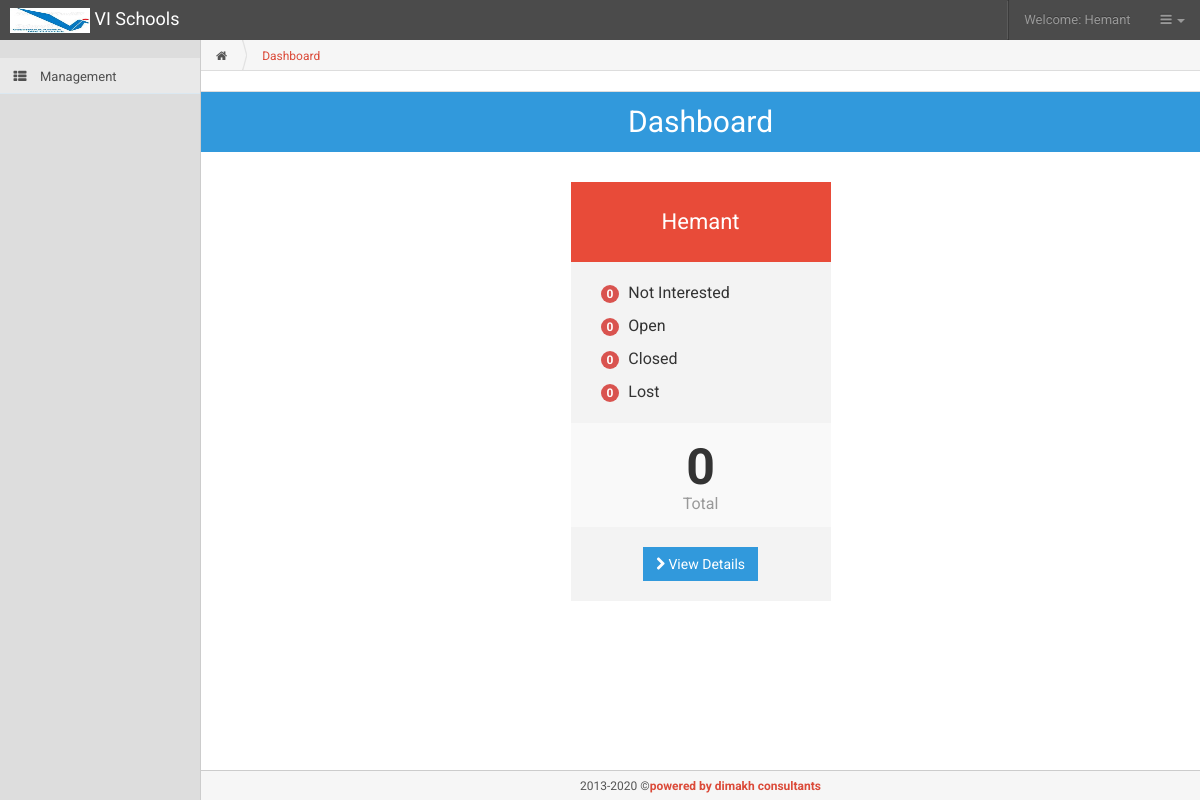
Screenshot of /dashboard-user.php (signed in) with the database file from the repository.
### tables this page shows
CREATE TABLE IF NOT EXISTS `tbl_manager` (
  `Id` int(11) NOT NULL AUTO_INCREMENT,
  `Email` varchar(255) NOT NULL,
  `Password` varchar(100) NOT NULL,
  `Name` varchar(100) NOT NULL,
  `ContactNumber` varchar(100) NOT NULL,
  `AccessLevel` varchar(50) NOT NULL,
  `DisplayStatus` enum('Active','Deactive') NOT NULL,
  `LastAccessTime` datetime NOT NULL,
  `RegTime` datetime NOT NULL,
  PRIMARY KEY (`Id`)
);

CREATE TABLE IF NOT EXISTS `tbl_site_codes` (
  `Id` int(10) NOT NULL AUTO_INCREMENT,
  `Category` varchar(50) DEFAULT NULL,
  `Key` varchar(50) DEFAULT NULL,
  `Value` varchar(255) DEFAULT NULL,
  PRIMARY KEY (`Id`)
);

### phpincludes/GenericClass.php (called while the page is built, shortened)
<?php
class GenericClass
{
	public $tableName;
	public function __construct($tableName)
	{
		$this->tableName=$tableName;
		$res=mysql_query("SELECT * FROM ".$this->tableName);
		for($i=0;$i<mysql_num_fields($res);$i++)
			$this->columnsArray[mysql_field_name($res,$i)]="";
	}
	public function removeSlashes($arr)
	{
		foreach($arr as $key => $value)
			$arr[$key]=stripslashes($value);
		return $arr;
	}
	public function getDatalimited($arr,$whc,$status)
	{
		$arrData=null;
		$qry="SELECT {$arr} FROM " . $this->tableName.$whc;
        $result = mysql_query($qry) or die(mysql_error());
		if ($result)
		{
			$i=0;
			while($arr=mysql_fetch_assoc($result))
				$arrData[$i++]=$this->removeSlashes($arr);
		}
		return $arrData;
	}
}
?>

### dashboard-user.php (the view, shortened to what this page needs)
<!DOCTYPE html>
 <html class="no-js">
    <head>
        <link rel="stylesheet" href="css/bootstrap.css">
        <link rel="stylesheet" href="css/plugins.css">
        <link rel="stylesheet" href="css/main.css">
        <link rel="stylesheet" href="css/themes.css">
    </head>
    <body onLoad="javascript:document.frm.srch_Ticket_Id.focus();">
        <div id="page-container">
            <header class="navbar navbar-inverse">
                <?php include("./includes/logo.php"); ?>
                 <ul id="widgets" class="navbar-nav-custom pull-right">
                    	<?php include("./includes/header.php"); ?>
                </ul>
            </header>
            <div id="inner-container">
                <aside id="page-sidebar" class="collapse navbar-collapse navbar-main-collapse">
                    <?php
						include("./includes/super-admin-left-panel.php");
					?>
                </aside>
                <form name="frm" method="post">
                	<div id="page-content">
                    <ul id="nav-info" class="clearfix">
                        <li><a href="dashboard.php?I=1"><i class="icon-home"></i></a></li>
                        <li class="active"><a href="javascript:void(0)">Dashboard</a></li>
                    </ul>
                    <h2 class="page-header text-center">Dashboard</h2>
					<div class="price-tables">
                        <?php
							$objSiteCodes=new GenericClass("tbl_site_codes");
							$objTotalCnt=new GenericClass("tbl_enquiry");
							$objExecutive=new GenericClass("tbl_manager");
                            $arrExecutive=$objExecutive->getDatalimited("Id,Name"," where Id = ".$_SESSION['objLogin']->Id,false);
							foreach($arrExecutive as $Executive)
							{
								?>
                                	<div class="plan">
                                        <h3 class="plan-header"><?=ucfirst($Executive['Name'])?></h3>
                                        <ul class="icons-ul">
                                        	<?php
												$ArrSiteCodes=$objSiteCodes->getDatalimited("*"," where Category = 'Enquiry Status' ORDER BY `Id` ",false);
												foreach($ArrSiteCodes as $SiteCodes)
												{
													if($SiteCodes['Key']=='Canceled')
                                                        $class = "inverse";
                                                    else if($SiteCodes['Key']=='Undecided')
                                                        $class = "warning";
                                                    else if($SiteCodes['Key']=='Confirmed')
                                                        $class = "success";
                                                    else if($SiteCodes['Key']=='Positive')
                                                        $class = "info";
                                                    else if($SiteCodes['Key']=='Fresh')
                                                        $class = "default";
                                                    else if($SiteCodes['Key']=='Not Eligible')
                                                        $class = "primary-new";
													else if($SiteCodes['Key']=='Not Interested')
                                                       $class = "danger";
													?>
                                                    	<li>
                                                            <a href="javascript:ViewExecutiveEnquiryDetails('<?=$Executive['Id']?>','<?=$SiteCodes['Id']?>','./manage-enquiry.php?I=4');" data-toggle="tooltip" title="Click to view details">
                                                            	<span class="badge badge-<?=$class?>">
                                                                	<?php
																	if($_SESSION['objLogin']->AccessLevel=="Admin"){
																		$ArrCnt=$objTotalCnt->getDatalimited("COUNT(Id) AS cnt"," WHERE Id!=0 and AssignedTo = ".$Executive['Id']." AND Status = '".$SiteCodes['Id']."' ",false);
																	}else{
																  $ArrCnt=$objTotalCnt->getDatalimited("COUNT(Id) AS cnt"," WHERE Id!=0 and AssignedTo = ".$Executive['Id']." AND Status = '".$SiteCodes['Id']."' and (Type IS NULL or Type!=38) ",false);
																	}
                                                                    $rowTotal = $rowTotal + $ArrCnt[0]['cnt'];
                                                                    echo $ArrCnt[0]['cnt'];
                                                                	?>
                                                            	</span>
                                                            </a>
                                                        	<?=$SiteCodes['Key']?>
                                                        </li>
                                                    <?php
												}
											?>
                                        </ul>
                                        <h1><?php echo $rowTotal; $rowTotal = ''; ?> <small>Total</small></h1>
                                        <a href="javascript:ExecutiveEnquiryDetails('<?=$Executive['Id']?>', './manage-enquiry.php?I=4');" class="btn btn-warning"><i class="icon-chevron-right"></i> View Details</a>
                                    </div>
                                <?php
							}
						?>
                    </div>
                </div>
                </form>
               		<?php include("./includes/footer.php");	?>
            </div>
        </div>
    </body>
</html>

### css/main.css (style rules this page uses)
body { background-color: #f9f9f9; color: #333; font-family: Roboto, "Helvetica Neue", Helvetica, Arial, sans-serif; }
#page-container { width: 100%; min-width: 320px; max-width: 1920px; margin: 0 auto; }
#inner-container { background-color: #ddd; }
#page-sidebar { width: 201px; padding: 0; position: absolute; border-right: 1px solid #ccc; }
#page-sidebar.navbar-collapse { max-height: none !important; }
#page-content { margin: 0 0 0 200px; padding: 20px; background-color: #fff; border-left: 1px solid #ccc; min-height: 1200px; }
#nav-info { list-style: none; margin: -20px -20px 20px; padding: 0; border-bottom: 1px solid #ddd; background-color: #f6f6f6; }
#nav-info > li:first-child { background: none; padding: 0 15px; }
#nav-info > li { float: left; padding: 0 15px 0 20px; height: 30px; line-height: 32px; color: #999; font-size: 12px; background-image: url('../img/template/nav_info_seperator.png'); background-position: top left; background-repeat: no-repeat; background-size: 5px 30px; }
#nav-info > li > a { color: #555; }
#nav-info > li.active { color: #555; }
#nav-info > li.active a { color: #db4a39; }
.price-tables { text-align: center; }
.plan { width: 260px; margin: 10px 0; padding: 0 0 20px; background-color: #f3f3f3; display: inline-block; filter: alpha(opacity=85); }
.plan-header { color: #fff; background: #e84b39; padding: 20px 10px; margin: 0; min-height: 50px; font-size: 22px; font-weight: 400; }
.plan ul { list-style-type: none; font-size: 16px; padding: 0 10px; margin: 20px 0 20px 20px; text-align: left; }
.plan ul li { margin: 0 0 10px; }
.plan h1 { font-size: 50px; margin: 20px 0; padding: 15px 20px; line-height: normal; background-color: #f9f9f9; }
.plan h1 small { display: block; font-size: 16px; }
.page-header { margin: 20px -20px; padding: 10px 20px 9px; background-color: #3199dc; border-top: 1px solid #ddd; border-bottom: 1px solid #3199dc; color:#fff; font-weight:400; }
h1, h2, h3, h4, h5, h6 { font-family: Roboto, "Helvetica Neue", Helvetica, Arial, sans-serif; font-weight: bold; line-height: 20px; }
h1, h2, h3 { line-height: 40px; }
.text-center { text-align: center !important; }
header.navbar { height: 40px; min-height: 0; }
.navbar { margin: 0; border: none; }
.navbar.navbar-inverse { background: #4b4b4b; }
.navbar-nav-custom { list-style: none; padding: 0; margin: 0; }
.label, .badge { text-indent: 0; }
.badge { margin-right: 5px; padding: 3px 6px; }
.badge-danger { background-color: #d9534f; }
a { color: #db4a39; }
.navbar, .pager li > a, .pager li > span, .nav-tabs > li > a, .nav-pills > li > a, .label, .well, .alert, .modal-content, .progress, .popover, .thumbnail, .dropdown-menu, .table-bordered, .table-bordered th, .table-bordered td, .input-group-addon, .btn, .tooltip-inner, .form-control, .pagination > li:first-child > a, .pagination > li:first-child > span, .pagination > li:last-child > a, .pagination > li:last-child > span, .popover-title, .panel, .list-group-item:first-child, .list-group-item:last-child { -webkit-border-radius: 0 !important; -moz-border-radius: 0 !important; border-radius: 0 !important; }
.btn-warning { color: #fff; background-color:#3199dc; border-color:#3199dc; }

### rows the page displays
tbl_manager: Name "Hemant", rowTotal "0"
tbl_site_codes: cnt "0", Key "Not Interested"
tbl_site_codes: cnt "0", Key "Open"
tbl_site_codes: cnt "0", Key "Closed"
tbl_site_codes: cnt "0", Key "Lost"

### other values shown
$_SESSION['objLogin']->Name "Hemant"
